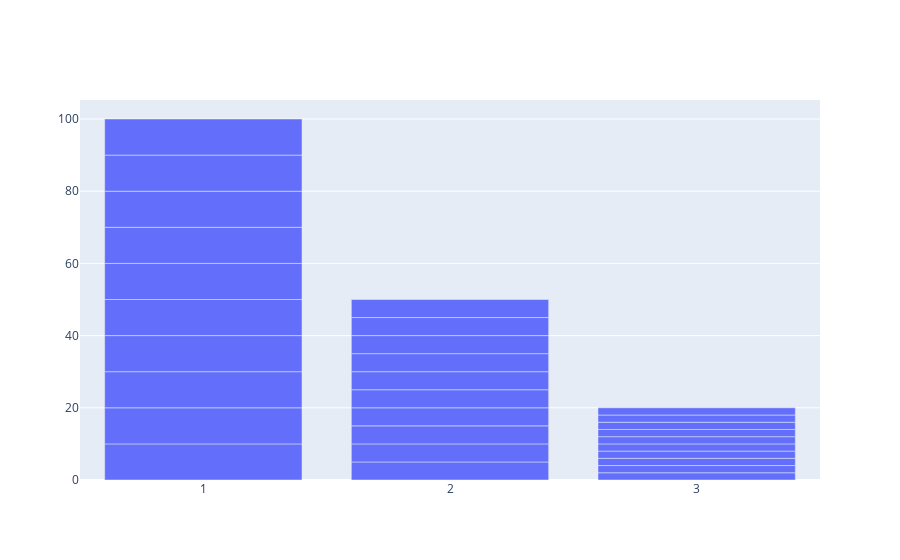

This figure's notebook cell:
### Code cell
fig.clear()
fig.bar_dataframe(df.col1, df.col2)
fig()

### Figure 1 — Plotly figure (JSON) as saved in the notebook; plotly's stock layout.template omitted (floating-point values rounded to 4 significant figures)
{"data": [{"type": "bar", "x": [1, 2, 3, 1, 2, 3, 1, 2, 3, 1, 2, 3, 1, 2, 3, 1, 2, 3, 1, 2, 3, 1, 2, 3, 1, 2, 3, 1, 2, 3], "y": [10, 5, 2, 10, 5, 2, 10, 5, 2, 10, 5, 2, 10, 5, 2, 10, 5, 2, 10, 5, 2, 10, 5, 2, 10, 5, 2, 10, 5, 2]}], "layout": {}}
